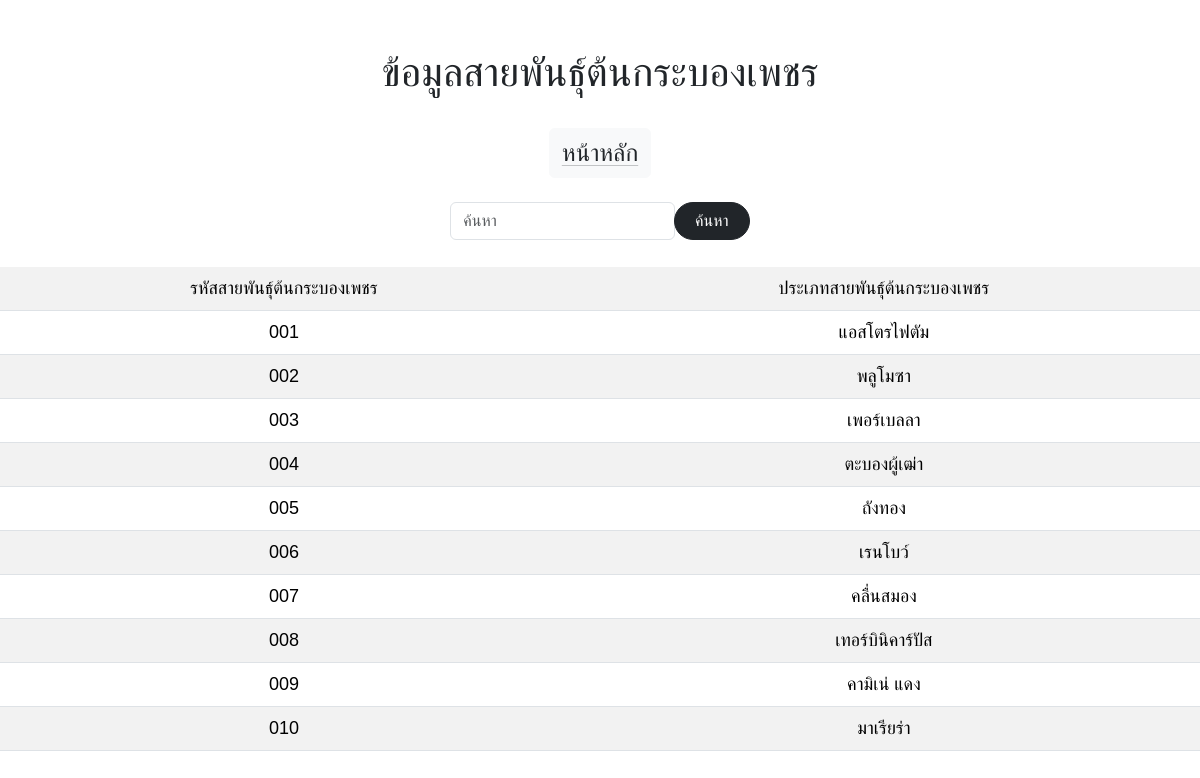
Page /cactus_speciesg_show.php on the committed database.
### tables this page shows
CREATE TABLE `cactus_species` (
  `cactus_species_id` varchar(5) NOT NULL,
  `cactus_species_name` varchar(50) NOT NULL
);

### cactus_speciesg_show.php (the view, shortened to what this page needs)
<!DOCTYPE html>
<html>
<head>
    <link href="https://cdn.jsdelivr.net/npm/bootstrap@5.3.2/dist/css/bootstrap.min.css" rel="stylesheet">
    <link href="./css/styles.css" rel="stylesheet"/>
    <link href="./css/forn/styles.css" rel="stylesheet"/>
</head>
<body>
	<br><br>
    <center><h1>ข้อมูลสายพันธุ์ต้นกระบองเพชร</h1></center>
    <br>
	<center>
        <div class="btn-group" role="group" aria-label="Basic mixed styles example">
            <button type="button" class="btn btn-light"><a href="index_guest.php" class="link-dark link-offset-2 link-underline-opacity-25 link-underline-opacity-100-hover"><font size="5">หน้าหลัก</font></a></button>
        </div>
    </center>
    <br>
    <center>
        <form id="form1" name="form1" method="POST" action="">
        <div class="btn-group" role="group" aria-label="Basic mixed styles example">
        <input type="text" class="form-control h-150 w-75" name="search" placeholder="ค้นหา" autocomplete="off">
        <button class="btn btn-dark rounded-pill px-3" type="submit" name="submit">ค้นหา</button>
</div>
        </form>
    </center>
    <font size="4">
<table class="table table-striped">
<?php
    include "./connect.php";
    $search = $_POST['search'];
    $sql = "SELECT cactus_species.* FROM cactus_species";
    $sql.= " WHERE cactus_species_name LIKE '%".$search."%'";
    $result = $dbconn->query($sql);
    if ($result->num_rows > 0) {
        echo "<br>";
        echo "<tr bgcolor='#00C5FF'>";
        echo "<td >";
        echo "<center>รหัสสายพันธุ์ต้นกระบองเพชร</center>";
        echo "</td>";
        echo "<td >";
        echo "<center>ประเภทสายพันธุ์ต้นกระบองเพชร</center>";
        echo "</td>";
        echo "</tr>";
        $i=0;
        while ($result_array = $result->fetch_assoc()) {
            $i++;
            if(($i%2)==1){
                echo "<tr bgcolor='#F5F5F5'>";
            }else{
                echo "<tr bgcolor='#D3D3D3'>";
            }
            echo "<td><center>".$result_array['cactus_species_id']."</center></td>";
            echo "<td><center>".$result_array['cactus_species_name']."</center></td>";
            echo "</tr>";
        }
    }else{
        echo "<center>ไม่พบข้อมูล</center>";
    }
?>
</font>
</body>
</html>

### cactus_speciesg_show.php (style rules this page uses)
body { background-image: url(https://static.basicinvite.com/media/bi/33949/paper-cacti-wallpaper-2x.jpg?q=1686174991); background-size: cover; font-family: 'Poppins', sans-serif; }

### rows in the picture
cactus_species: cactus_species_id "001", cactus_species_name "แอสโตรไฟตัม"
cactus_species: cactus_species_id "002", cactus_species_name "พลูโมซา"
cactus_species: cactus_species_id "003", cactus_species_name "เพอร์เบลลา"
cactus_species: cactus_species_id "004", cactus_species_name "ตะบองผู้เฒ่า"
cactus_species: cactus_species_id "005", cactus_species_name "ถังทอง"
cactus_species: cactus_species_id "006", cactus_species_name "เรนโบว์"
cactus_species: cactus_species_id "007", cactus_species_name "คลื่นสมอง"
cactus_species: cactus_species_id "008", cactus_species_name "เทอร์บินิคาร์ปัส"
cactus_species: cactus_species_id "009", cactus_species_name "คามิเน่ แดง"
cactus_species: cactus_species_id "010", cactus_species_name "มาเรียร่า"
